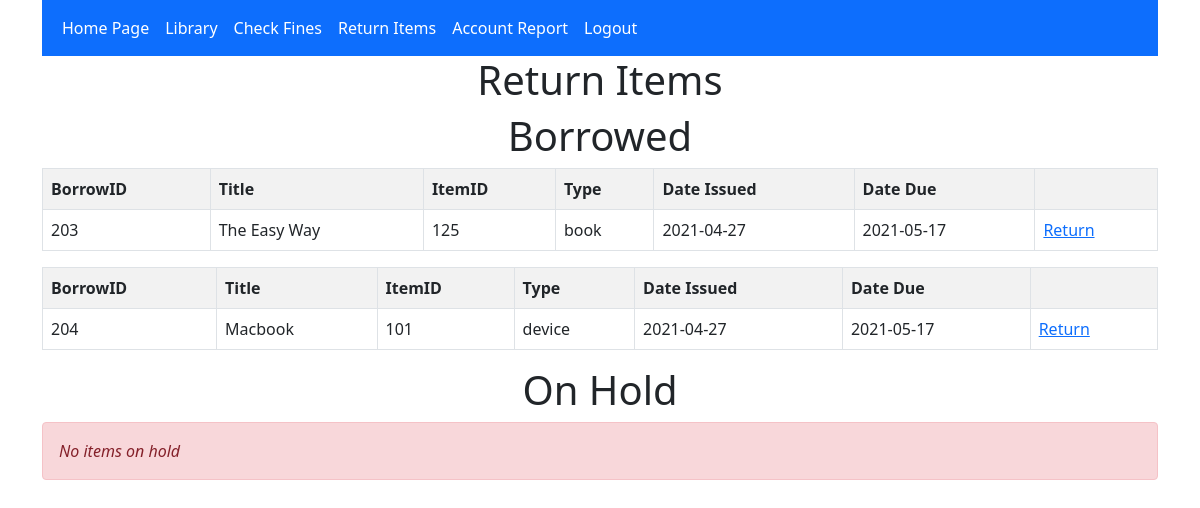
/Files/return.php (signed in), run on the app's committed database.
### tables this page shows
CREATE TABLE `borrow` (
  `borrow_id` int(11) NOT NULL,
  `cardnumber` int(11) NOT NULL,
  `id` int(11) NOT NULL,
  `type` varchar(15) NOT NULL,
  `date_issued` date NOT NULL,
  `date_due` date NOT NULL,
  `date_returned` date DEFAULT NULL
);

CREATE TABLE `books` (
  `id` int(11) NOT NULL,
  `isbn` varchar(30) NOT NULL,
  `title` varchar(30) NOT NULL,
  `author` varchar(30) NOT NULL,
  `publisher` varchar(30) NOT NULL,
  `genre` varchar(30) NOT NULL,
  `date_published` date NOT NULL,
  `status` varchar(30) NOT NULL,
  `quantity` int(11) NOT NULL,
  `date_added` date NOT NULL
);

CREATE TABLE `devices` (
  `id` int(11) NOT NULL,
  `model_no` varchar(255) NOT NULL,
  `title` varchar(255) NOT NULL,
  `brand` varchar(255) NOT NULL,
  `date_published` date NOT NULL,
  `status` varchar(255) NOT NULL,
  `quantity` int(11) NOT NULL,
  `date_added` date NOT NULL
);

### Files/return.php (the view, shortened to what this page needs)
<!DOCTYPE html>
<html>
<head>
    <link href="https://cdn.jsdelivr.net/npm/bootstrap@5.0.0-beta3/dist/css/bootstrap.min.css" rel="stylesheet">
</head>
<body>
 <div class="container">
        <nav class="navbar navbar-expand-lg navbar-dark bg-primary">
        <div class="container-fluid">
            <div class="collapse navbar-collapse" id="navbarNav">
            <ul class="navbar-nav">
                     <li class="nav-item">
                <a class="nav-link active" href="member.php">Home Page</a>
                </li>
                <li class="nav-item">
                <a class="nav-link active" href="library.php">Library</a>
                </li>
                <li class="nav-item">
                <a class="nav-link active" href="fines.php">Check Fines</a>
                </li>
                <li class="nav-item">
                <a class="nav-link active" href="return.php">Return Items</a>
                </li>
                 <li class="nav-item">
                <a class="nav-link active" href="Areport.php">Account Report</a>
                </li>
                 <li class="nav-item">
                <a class="nav-link active" href="logout.php">Logout</a>
                </li>
            </ul>
            </div>
        </div>
        </nav>
             <h1  class="d-flex justify-content-center">Return Items</h1>
<?php
include("connection.php");
if(isset($_SESSION['username'])){
		$check = $_SESSION['username'];
        $sql = $con->query("Select * from members where username = '$check'");
        $memberarray = $sql->fetch_array();
        $cardnum = $memberarray['cardnumber'];
        $sql = $con->query("Select * from borrow where cardnumber = '$cardnum' and date_returned = '0000-00-00'");
        $holdsql = $con->query("Select * from hold where cardnumber = '$cardnum'");
        echo "<h1  class='d-flex justify-content-center'>Borrowed</h1>";
        if ($sql->num_rows > 0)
                {
                    while($data = $sql->fetch_array()) {
                        $type2 = "";
                        if($data['type'] == "book"){
                            $type2 = "books";}
                        else if($data['type']=="device"){
                            $type2 = "devices";}
                        else if($data['type']=="journal"){
                            $type2 = "journals";}
                        else if($data['type'=="media"]){
                            $type2 = "media";}
                        $itemid = $data['id'];
                        $fetchTitle = $con->query("Select title, quantity from $type2 where id = $itemid");
                        $itemTitle = $fetchTitle->fetch_array();
                        ?>
                    <table cellpadding="2" cellspacing="2" border="1" class="table table-bordered table-striped">
                        <tr>
                            <th>BorrowID</th>
                            <th>Title</th>
                            <th>ItemID</th>
                            <th>Type</th>
                            <th>Date Issued</th>
                            <th>Date Due</th>
                            <th></th>
                        </tr>
                        <tr>
                            <td><?php echo $data[0]; ?></td>
                            <td><?php echo $itemTitle[0]; ?></td>
                            <td><?php echo $data[2]; ?></td>
                            <td><?php echo $data[3]; ?></td>
                            <td><?php echo $data[4]; ?></td>
                            <td><?php echo $data[5]; ?></td>
                            <td><a href="returnitem.php?id=<?php echo $data['id']; ?>&amp;type=<?php echo $data['type']; ?>&quantity=<?php echo $itemTitle['quantity']; ?>">Return</a></td>
                        </tr>
                    </table>
                <?php
                    }
                }
                else
                {
                    echo '<div class="alert alert-danger"><em>No items borrowed</em></div>';
                }
                echo "<h1 class='d-flex justify-content-center'>On Hold</h1>";
                if ($holdsql->num_rows > 0)
                {
                    while($data = $holdsql->fetch_array()) {
                        $type2 = "";
                        if($data['type'] == "book"){
                            $type2 = "books";
                        }
                        else if($data['type']=="device"){
                            $type2 = "devices";
                        }
                        else if($data['type']=="journal"){
                            $type2 = "journals";
                        }
                        else if($data['type'=="media"]){
                            $type2 = "media";
                        }
                        $itemid = $data['id'];
                        $fetchTitle = $con->query("Select title, quantity from $type2 where id = $itemid");
                        $itemTitle = $fetchTitle->fetch_array();
                        ?>
                    <table cellpadding="2" cellspacing="2" border="1" class="table table-bordered table-striped">
                        <tr>
                            <th>HoldID</th>
                            <th>Title</th>
                            <th>ItemID</th>
                            <th>Type</th>
                            <th>Date Issued</th>
                            <th>Hold Cut Off</th>
                            <th>Queue Position</th>
                            <th></th>
                        </tr>
                        <tr>
                            <td><?php echo $data[0]; ?></td>
                            <td><?php echo $itemTitle[0]; ?></td>
                            <td><?php echo $data[2]; ?></td>
                            <td><?php echo $data[3]; ?></td>
                            <td><?php echo $data[5]; ?></td>
                            <td><?php echo $data[6]; ?></td>
                            <td><?php echo $data['queue'] ?></td>
                            <td><a href="returnitem.php?id=<?php echo $data['id']; ?>&amp;type=<?php echo $data['type']; ?>&quantity=<?php echo $itemTitle['quantity']; ?>">Remove Hold</a></td>
                        </tr>
                    </table>
                <?php
                    }
                }
                else
                {
                    echo '<div class="alert alert-danger"><em>No items on hold</em></div>';
                }
	}
else{
echo '<div class="alert alert-danger" align=centre><em>"Must be logged in to receive Account Report</em></div>';
}
?>
<br>
</body>
</html>

### data on the page
borrow: borrow_id "203", books.title "The Easy Way", id "125", type "book", date_issued "2021-04-27", date_due "2021-05-17"
borrow: borrow_id "204", devices.title "Macbook", id "101", type "device", date_issued "2021-04-27", date_due "2021-05-17"
